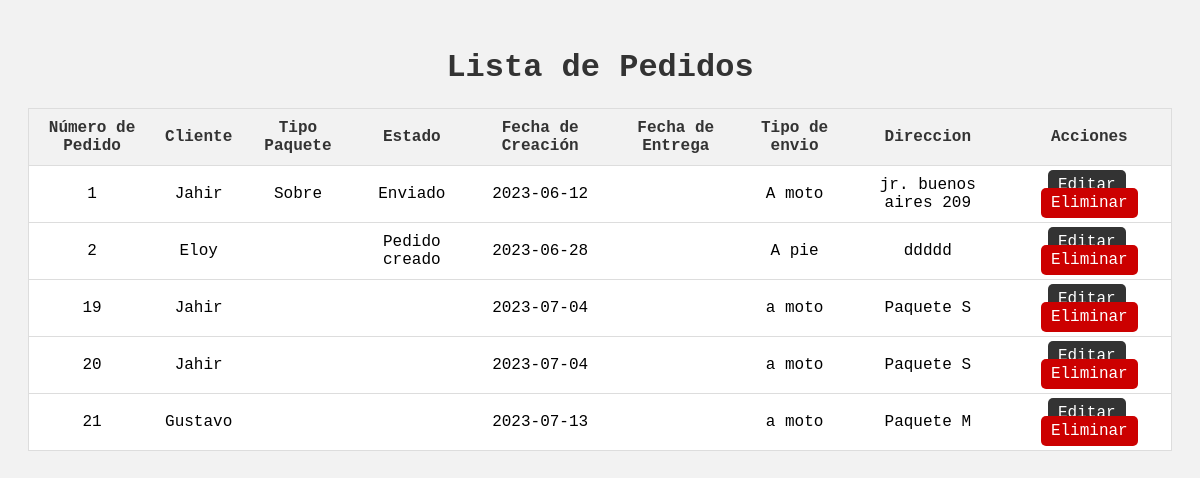
Screenshot of /ver_pedido.php with the database file from the repository.
### tables this page shows
CREATE TABLE `pedido` (
  `idPedido` int NOT NULL,
  `idCliente` int NOT NULL,
  `fecha_entrega` date DEFAULT NULL,
  `estado` varchar(100) DEFAULT NULL,
  `fecha_creacion` date NOT NULL,
  `tipo` varchar(45) NOT NULL,
  `direccion` varchar(80) NOT NULL,
  `idEmpleado` int DEFAULT NULL,
  `tipopaquete` varchar(45) NOT NULL
);

CREATE TABLE `cliente` (
  `idCliente` int UNSIGNED NOT NULL,
  `idEmpresa` int NOT NULL,
  `nombre` varchar(60) NOT NULL,
  `direccion` varchar(40) NOT NULL,
  `email` varchar(200) NOT NULL,
  `password` varchar(100) NOT NULL,
  `ruc` int NOT NULL,
  `telefono` int NOT NULL
);

### modelos/pedido.php (called while the page is built, shortened)
<?php
class Pedido {
    private $idPedido;
    private $idCliente;
    private $tipopaquete;
    private $estado;
    private $fecha_creacion;
    private $tipo;
    private $direccion;
    public function setIdPedido($idPedido) {
        $this->idPedido = $idPedido;
    }
    public function setIdCliente($idCliente) {
        $this->idCliente = $idCliente;
    }
    public function setTipoPaquete($tipopaquete) {
        $this->tipopaquete = $tipopaquete;
    }
    public function setEstado($estado) {
        $this->estado = $estado;
    }
    public function setFechaCreacion($fecha) {
        $this->fecha_creacion = $fecha;
    }
    public function getIdPedido() {
        return $this->idPedido;
    }
    public function getIdCliente() {
        return $this->idCliente;
    }
    public function getTipoPaquete() {
        return $this->tipopaquete;
    }
    public function getEstado() {
        return $this->estado;
    }
    public function getFechaCreacion() {
        return $this->fecha_creacion;
    }
    public function setTipo($tipo) {
        $this->tipo = $tipo;
    }
    public function getTipo() {
        return $this->tipo;
    }
    public function setDireccion($direccion) {
        $this->direccion = $direccion;
    }
    public function getDireccion() {
        return $this->direccion;
    }
    public static function getAllPedidos() {
        $conexion = new Conexion();
        $db = $conexion->getConexion();
        $sql = "SELECT pedido.*, cliente.nombre AS nombreCliente
                FROM pedido
                INNER JOIN cliente ON pedido.idCliente = cliente.idCliente";
        $result = $db->query($sql);
        $pedidos = [];
        if ($result->num_rows > 0) {
            while ($row = $result->fetch_assoc()) {
                $pedido = new Pedido();
                $pedido->setIdPedido($row['idPedido']);
                $pedido->setIdCliente($row['nombreCliente']);
                $pedido->setTipoPaquete($row['tipopaquete']);
                $pedido->setEstado($row['estado']);
                $pedido->setFechaCreacion($row['fecha_creacion']);
                $pedido->setFechaEntrega($row['fecha_entrega']);
                $pedido->setTipo($row['tipo']);
                $pedido->setDireccion($row['direccion']);
                $pedidos[] = $pedido;
            }
        }
        return $pedidos;
    }
}

### ver_pedido.php (the view, shortened to what this page needs)
<!DOCTYPE html>
<html>
<head>
    <link rel="stylesheet" href="css/verpedido.css">
</head>
<body>
    <h1>Lista de Pedidos</h1>
    <?php
    require_once 'modelos/pedido.php';
    $pedidos = Pedido::getAllPedidos();
    if (!empty($pedidos)):
    ?>
        <table>
            <tr>
                <th>Número de Pedido</th>
                <th>Cliente</th>
                <th>Tipo Paquete</th>
                <th>Estado</th>
                <th>Fecha de Creación</th>
                <th>Fecha de Entrega</th>
                <th>Tipo de envio</th>
                <th>Direccion</th>
                <th>Acciones</th>
            </tr>
            <?php foreach ($pedidos as $pedido): ?>
                <tr>
                    <td><?php echo $pedido->getIdPedido(); ?></td>
                    <td><?php echo $pedido->getIdCliente(); ?></td>
                    <td><?php echo $pedido->getTipoPaquete(); ?></td>
                    <td><?php echo $pedido->getEstado(); ?></td>
                    <td><?php echo $pedido->getFechaCreacion(); ?></td>
                    <td><?php echo $pedido->getFechaEntrega(); ?></td>
                    <td><?php echo $pedido->getTipo(); ?></td>
                    <td><?php echo $pedido->getDireccion(); ?></td>
                    <td>
                        <a href="editar_pedido.php?id=<?php echo $pedido->getIdPedido(); ?>" class="edit-button">Editar</a>
                        <a href="eliminar_pedido.php?id=<?php echo $pedido->getIdPedido(); ?>" class="delete-button">Eliminar</a>
                    </td>
                </tr>
            <?php endforeach; ?>
        </table>
    <?php else: ?>
        <p class="no-pedidos">No hay pedidos disponibles.</p>
    <?php endif; ?>
</body>
</html>

### css/verpedido.css (style rules this page uses)
body { font-family: Courier, monospace; background-color: #f2f2f2; padding: 20px; }
h1 { text-align: center; color: #333333; }
table { background-color: #ffffff; border: 1px solid #dddddd; width: 100%; margin-bottom: 20px; border-collapse: collapse; }
th { background-color: #f2f2f2; border-bottom: 1px solid #dddddd; padding: 10px; color: #333333; text-align: center; }
td { padding: 10px; border-bottom: 1px solid #dddddd; text-align: center; }
a { color: #333333; text-decoration: none; }
.edit-button { background-color: #333333; color: #ffffff; padding: 6px 10px; text-decoration: none; border-radius: 5px; border: none; cursor: pointer; margin-right: 5px; }
.delete-button { background-color: #cc0000; color: #ffffff; padding: 6px 10px; text-decoration: none; border-radius: 5px; border: none; cursor: pointer; }

### rows the page displays
pedido: idPedido "1", idCliente.nombre "Jahir", tipopaquete "Sobre", estado "Enviado", fecha_creacion "2023-06-12", tipo "A moto", direccion "jr. buenos aires 209"
pedido: idPedido "2", idCliente.nombre "Eloy", estado "Pedido creado", fecha_creacion "2023-06-28", tipo "A pie", direccion "ddddd"
pedido: idPedido "19", idCliente.nombre "Jahir", fecha_creacion "2023-07-04", tipo "a moto", direccion "Paquete S"
pedido: idPedido "20", idCliente.nombre "Jahir", fecha_creacion "2023-07-04", tipo "a moto", direccion "Paquete S"
pedido: idPedido "21", idCliente.nombre "Gustavo", fecha_creacion "2023-07-13", tipo "a moto", direccion "Paquete M"
